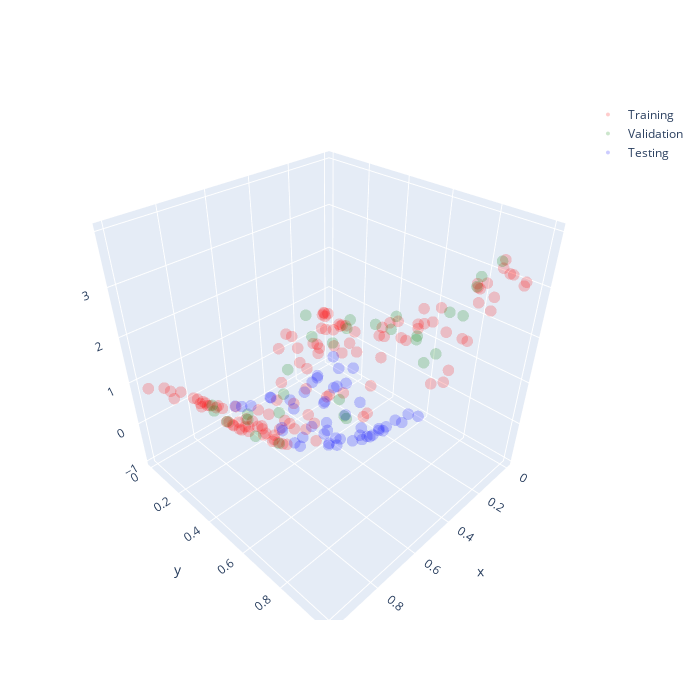

Source (notebook cell):
### Code cell
fig = go.Figure()
fig.update_layout(
    autosize=False,
    width=700,
    height=700,
)
fig.add_trace(go.Scatter3d(x=X[train_idxs, 0], y=X[train_idxs, 1], z=y[train_idxs].flatten(), **TRAIN_MARKER, name="Training"))
fig.add_trace(go.Scatter3d(x=X[val_idxs, 0], y=X[val_idxs, 1], z=y[val_idxs].flatten(), **VAL_MARKER, name="Validation"))
fig.add_trace(go.Scatter3d(x=X[test_idxs, 0], y=X[test_idxs, 1], z=y[test_idxs].flatten(), **TEST_MARKER, name="Testing"))
fig.show()
